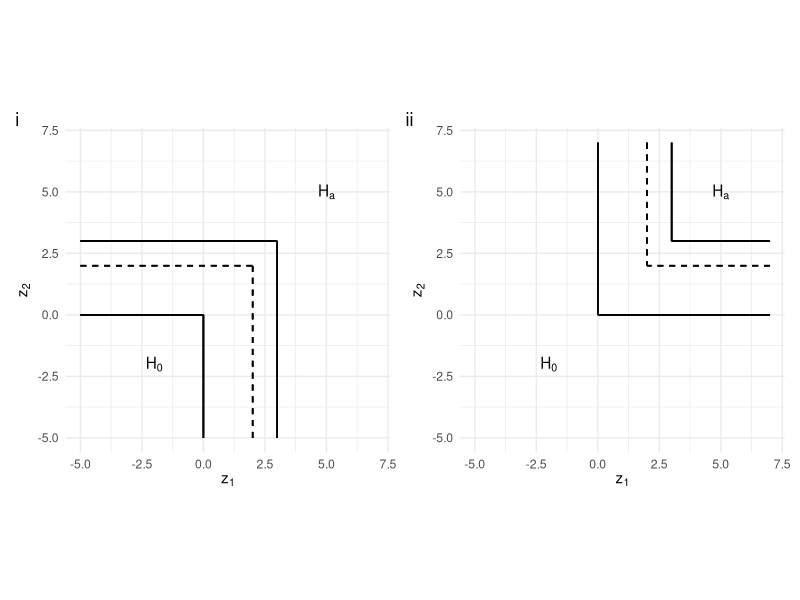
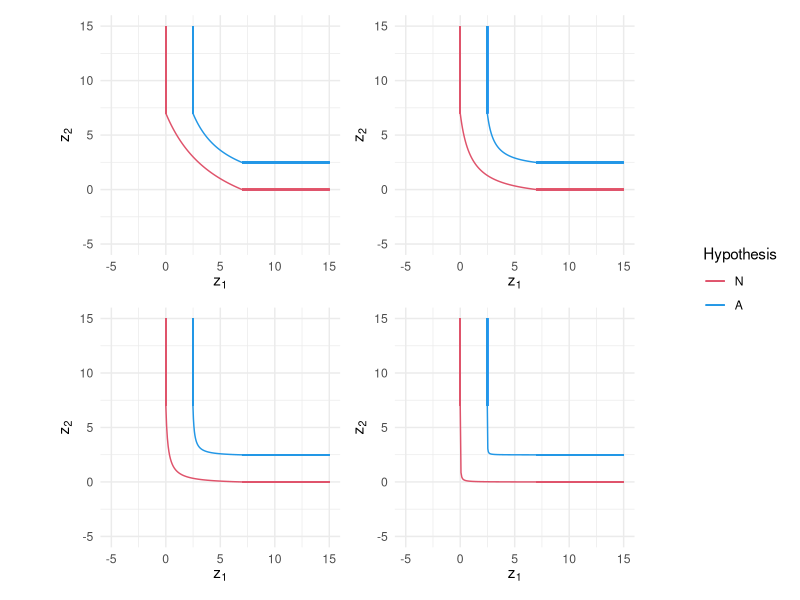
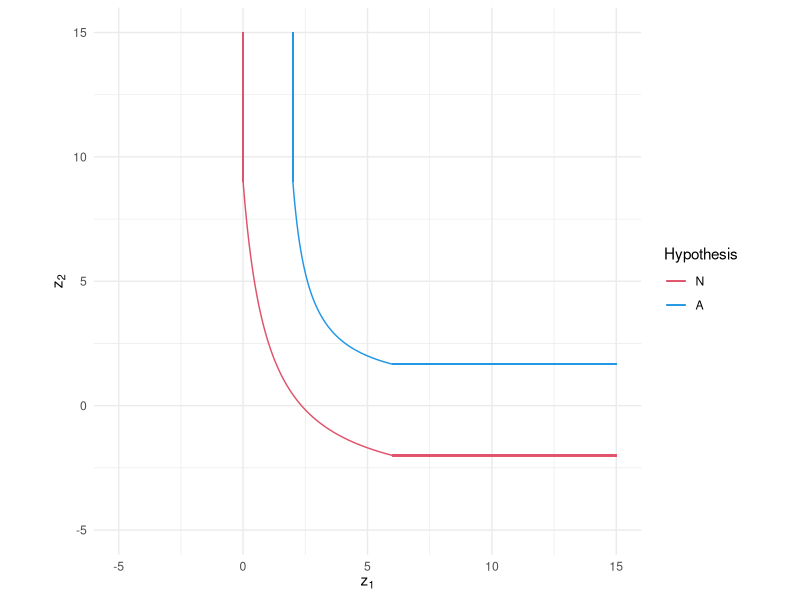
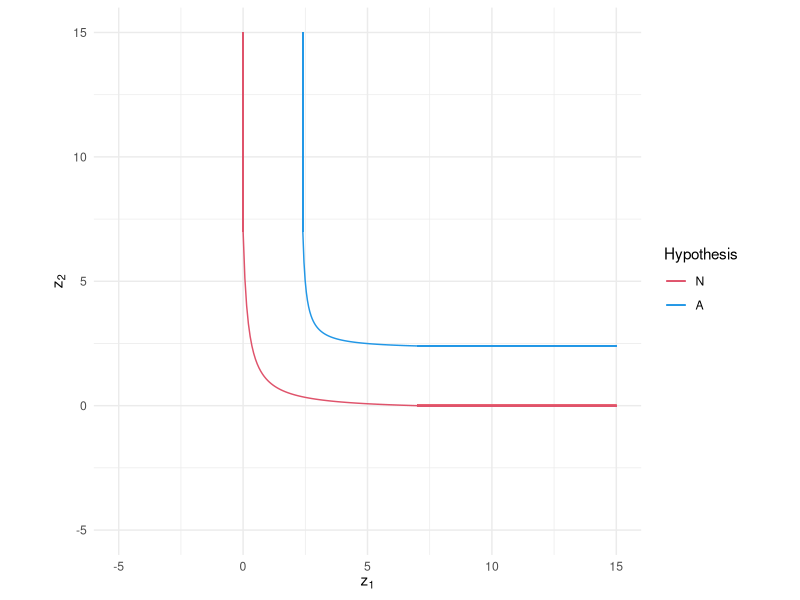
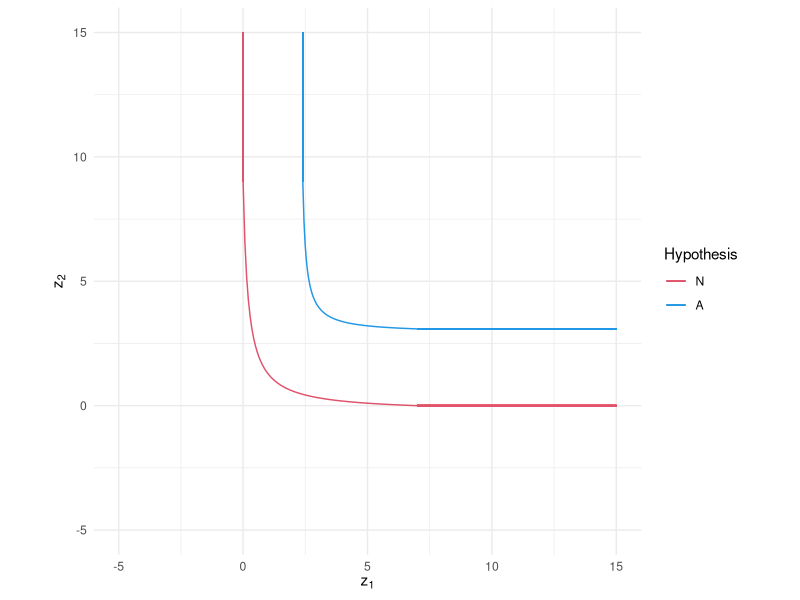

Generate these figures, in order, with R: (Note: this script raises an error after producing the figures.)
## ---- chunk 1
knitr::opts_chunk$set(
  collapse = TRUE,
  comment = "#>"
)
## ---- chunk 2
#library(vamos)
library(ggplot2)
library(patchwork)
## ---- chunk 3
library(ggplot2)
library(patchwork)

df <- expand.grid(z_1 = c(-5, 7),
                  z_2 = c(-5, 7))

p1 <- ggplot(df, aes(z_1, z_2)) + geom_point(alpha = 0) +
  coord_fixed() + 
  # null
  geom_segment(aes(x = -5, y = 0, xend = 0, yend = 0)) +
  geom_segment(aes(x = 0, y = -5, xend = 0, yend = 0)) + 
  
  # alt
  geom_segment(aes(x = -5, y = 3, xend = 3, yend = 3)) +
  geom_segment(aes(x = 3, y = -5, xend = 3, yend = 3)) +
  
  # crit
  geom_segment(aes(x = -5, y = 2, xend = 2, yend = 2), linetype = 2) +
  geom_segment(aes(x = 2, y = -5, xend = 2, yend = 2), linetype = 2) +
  
  annotate("text", x = -2, y = -2, label = expression(H[0])) +
  annotate("text", x = 5, y = 5, label = expression(H[a])) +
  
  xlab(expression(z[1])) + ylab(expression(z[2])) +
  theme_minimal()

p2 <- ggplot(df, aes(z_1, z_2)) + geom_point(alpha = 0) +
  coord_fixed() + 
  # null
  geom_segment(aes(x = 7, y = 0, xend = 0, yend = 0)) +
  geom_segment(aes(x = 0, y = 7, xend = 0, yend = 0)) + 
  
  # alt
  geom_segment(aes(x = 7, y = 3, xend = 3, yend = 3)) +
  geom_segment(aes(x = 3, y = 7, xend = 3, yend = 3)) +
  
  # crit
  geom_segment(aes(x = 7, y = 2, xend = 2, yend = 2), linetype = 2) +
  geom_segment(aes(x = 2, y = 7, xend = 2, yend = 2), linetype = 2) +
  
  annotate("text", x = -2, y = -2, label = expression(H[0])) +
  annotate("text", x = 5, y = 5, label = expression(H[a])) +
  
  xlab(expression(z[1])) + ylab(expression(z[2])) +
  theme_minimal()  
## ---- chunk 4
p1 + p2 + plot_annotation(tag_levels = 'i')
## ---- chunk 5

## ---- chunk 6
hyp_plot <- function(a, c_x, c_y = c_x, n_y = 0, b_null = 0, b_alt = 2.486475) {
  
  # Grid of points for plotting
  df <- expand.grid(x = seq(-5,15,0.3),
                 y = seq(-5,15,0.3))
  
  # Get weight for value function
  w <- (c_x)/(c_y - n_y - a*c_x*n_y)
  
  # Get the required shift parameters to transform the basic hypothesis (set up
  # assuming n_x = 0) to null and alternatives
  s_n <- (c_x - b_null)/c_x
  s_a <- (c_x - b_alt)/c_x
  
  # Null hypothesis
  x_n <- seq(b_null, c_x, length.out = 100)
  y_n <- c_y - s_n*(c_y - (w*c_y - (c_x - (c_x - x_n)/s_n))/(w + w*a*(c_x - (c_x - x_n)/s_n)))
  
  # Alternative hypothesis
  x_a <- seq(b_alt, c_x, length.out = 100)
  y_a <- c_y - s_a*(c_y - (w*c_y - (c_x - (c_x - x_a)/s_a))/(w + w*a*(c_x - (c_x - x_a)/s_a)))
  
  df <- data.frame(x = c(x_n, x_a),
                   y = c(y_n, y_a),
                   h = rep(c("null", "alt"), each = 100))
  
  ggplot(df, aes(x, y, colour = h)) + geom_line() +
    xlim(c(-5, 15)) + ylim(c(-5, 15)) +
    geom_segment(aes(x = b_null, xend = b_null, y =  15, yend = c_y, colour = "null")) +
    geom_segment(aes(x = c_x, xend = 15, y =  n_y, yend = n_y, colour = "null")) +
    geom_segment(aes(x = b_alt, xend = b_alt, y =  15, yend = c_y, colour = "alt")) +
    geom_segment(aes(x = c_x, xend = 15, y =  y_a[length(y_a)], yend = y_a[length(y_a)], colour = "alt")) +
    scale_color_manual(name = "Hypothesis", breaks = c("null", "alt"), 
                       values = c(2,4), labels = c("N", "A")) +
    xlab(expression(z[1])) + ylab(expression(z[2])) +
    coord_fixed() +
    theme_minimal()
}

p1 <- hyp_plot(0.2, 7); p2 <- hyp_plot(1, 7); p3 <- hyp_plot(5, 7); p4 <- hyp_plot(100, 7)

(p1 + p2) / (p3 + p4) + plot_layout(guides = "collect")
## ---- chunk 7
hyp_plot(a = 1, c_x = 6, c_y = 9, n_y = -2, b_alt = 2)
## ---- chunk 8
hyp_plot(a = 5, c_x = 7, c_y = 7, n_y = 0, b_alt = 2.4)
hyp_plot(a = 5, c_x = 7, c_y = 9, n_y = 0, b_alt = 2.4)
## ---- chunk 9
library(mvtnorm)

a <- 5
c <- 7
sigma <- matrix(c(1, 0, 0, 1), ncol = 2)
cor_z <- sigma[1,2]
variance <- sigma[1,1]
alpha_nom <- 0.05
null <- 0
alternative <- 0.3

vamos(null, alternative, sigma, alpha_nom=0.05, beta_nom=0.2, "value", 1000, .a=a, .c_x=c, .c_y=9, .n_y=0)

ocs_value_cp_wrong(172, null, alternative, cor_z, alpha_nom, variance, a, c_x = c, c_y = 9, n_y = 0)
